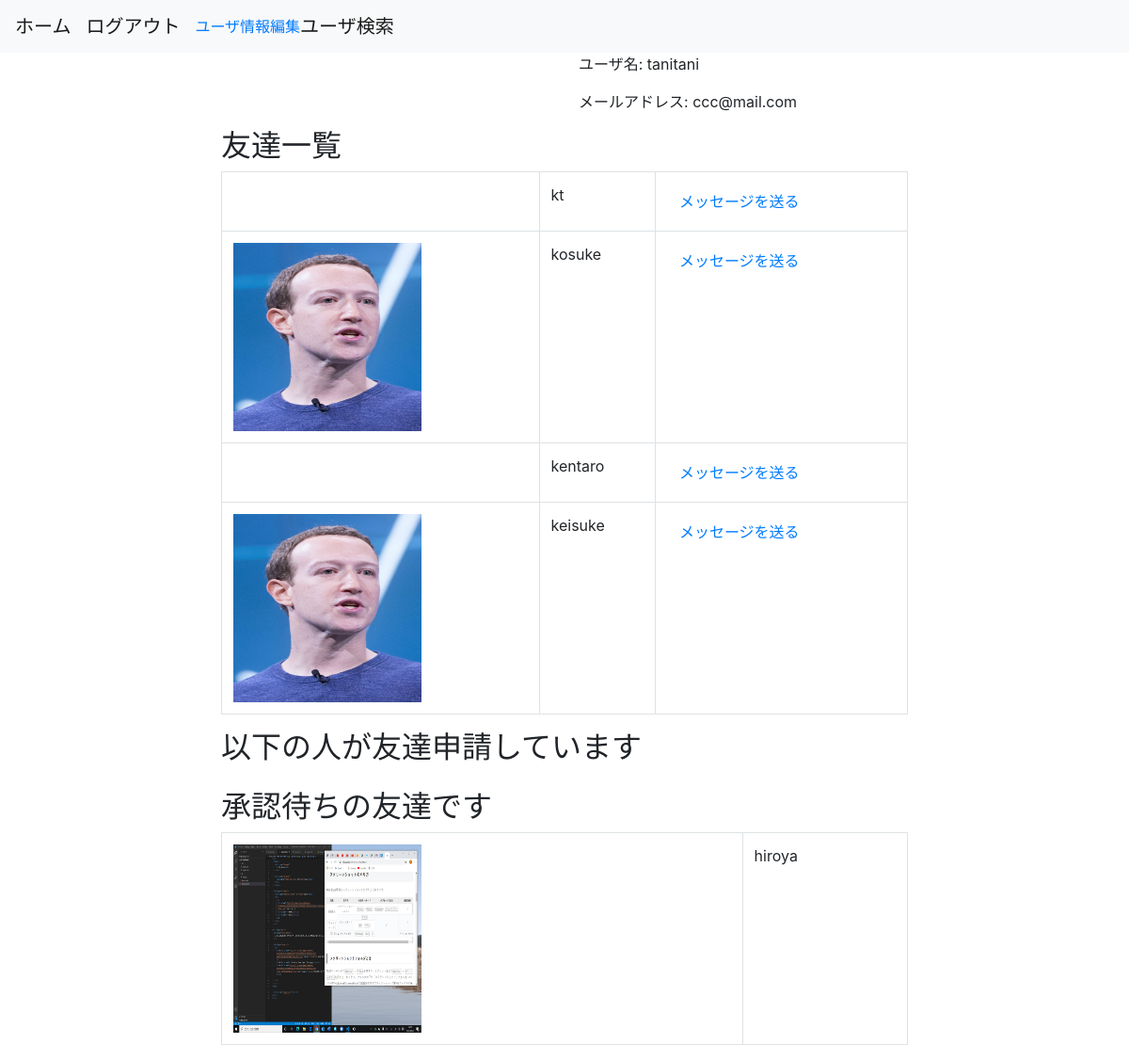
/ (signed in), run on the app's committed database.
### flaskr/models.py (models this page shows, shortened)
class User(UserMixin, db.Model):
    __tablename__ = 'users'
    id = db.Column(db.Integer, primary_key=True)
    username = db.Column(db.String(64), index=True)
    email = db.Column(db.String(64), unique=True, index=True)
    password = db.Column(
        db.String(128),
        default = generate_password_hash('flasksnsapp')
    )
    picture_path = db.Column(db.Text)
    is_active = db.Column(db.Boolean, unique=False, default=False)
    create_at = db.Column(db.DateTime, default=datetime.now)
    update_at = db.Column(db.DateTime, default=datetime.now)
    @classmethod
    def select_friends(cls):
        return cls.query.join(
            UserConnect,
            or_(
                and_(
                    UserConnect.to_user_id == cls.id,
                    UserConnect.from_user_id == current_user.get_id(),
                    UserConnect.status == 2
                ),
                and_(
                    UserConnect.from_user_id == cls.id,
                    UserConnect.to_user_id == current_user.get_id(),
                    UserConnect.status == 2
                )
            )
        ).with_entities(
            cls.id, cls.username, cls.picture_path
        ).all()
    @classmethod
    def select_requested_friends(cls):
        return cls.query.join(
            UserConnect,
            and_(
                UserConnect.from_user_id == cls.id,
                UserConnect.to_user_id == current_user.get_id(),
                UserConnect.status == 1
            )
        ).with_entities(
            cls.id, cls.username, cls.picture_path
        ).all()
    @classmethod
    def select_requesting_friends(cls):
        return cls.query.join(
            UserConnect,
            and_(
                UserConnect.from_user_id == current_user.get_id(),
                UserConnect.to_user_id == cls.id,
                UserConnect.status == 1
            )
        ).with_entities(
            cls.id, cls.username, cls.picture_path
        ).all()

### flaskr/views.py (the view)
@bp.route('/')
def home():
    friends = requested_friends = requesting_friends = None
    connect_form = ConnectForm()
    session['url'] = 'app.home'
    if current_user.is_authenticated:
        friends = User.select_friends()
        requested_friends = User.select_requested_friends()
        requesting_friends = User.select_requesting_friends()
    return render_template(
        'home.html',
        friends = friends,
        requested_friends = requested_friends,
        requesting_friends = requesting_friends,
        connect_form=connect_form
    )

### flaskr/models.py (called while the page is built)
@login_manager.user_loader
def load_user(user_id):
    return User.query.get(user_id)

### flaskr/templates/home.html (shortened to what this page needs)
{% extends 'base.html' %}
{% block content %}
<div class="row">
  {% if current_user.is_authenticated %}
  <div class="col-lg-2 offset-lg-2">
  </div>
  <div class="col-lg-4 offset-lg-2">
    <p>ユーザ名: {{ current_user.username }}</p>
    <p>メールアドレス: {{ current_user.email }}</p>
  </div>
  <div class="col-lg-8 offset-lg-2">
    <h2>友達一覧</h2>
    <table class="table table-bordered">
      {% for friend in friends %}
        <tr>
          {% if friend.picture_path %}
          <td><img class="user-image-big" src="{{ url_for('static', filename=friend.picture_path) }}"></td>
          {% else %}
          <td></td>
          {% endif %}
          <td>{{ friend.username }}</td>
          <td><a href="{{ url_for('app.message', id=friend.id) }}" class="btn btn-link">メッセージを送る</a></td>
        </tr>
      {% endfor %}
    </table>
  </div>
  <div class="col-lg-8 offset-lg-2">
    <h2>以下の人が友達申請しています</h2>
  </div>
  <div class="col-lg-8 offset-lg-2">
    <h2>承認待ちの友達です</h2>
    <table class="table table-bordered">
      {% for friend in requesting_friends %}
      <tr>
        {% if friend.picture_path %}
        <td><img class="user-image-big" src="{{ url_for('static', filename=friend.picture_path) }}"></td>
        {% else %}
        <td></td>
        {% endif %}
        <td>{{ friend.username }}</td>
      </tr>
      {% endfor %}
    </table>
  </div>
  {% else %}
    <p>ログインor登録してください</p>
  {% endif %}
</div>
{% endblock content %}

### flaskr/templates/base.html (shortened to what this page needs)
<!DOCTYPE html>
<html lang="ja">
<head>
  <link rel="stylesheet" href="https://stackpath.bootstrapcdn.com/bootstrap/4.5.0/css/bootstrap.min.css">
  <link rel="stylesheet" href="{{ url_for('static', filename='css/style.css') }}">
</head>
<body>
  <nav class="navbar navbar-expand-lg navbar-light bg-light">
    <a class="navbar-brand" href="{{ url_for('app.home') }}">ホーム</a>
    {% if current_user.is_authenticated %}
    <a href="{{ url_for('app.logout') }}" class="navbar-brand">ログアウト</a>
    <a href="{{ url_for('app.user') }}" class="navbar^brand">ユーザ情報編集</a>
    <a href="{{ url_for('app.user_search') }}" class="navbar-brand">ユーザ検索</a>
    {% else %}
    <a href="{{ url_for('app.login') }}" class="navbar-brand">ログイン</a>
    <a href="{{ url_for('app.register') }}" class="navbar-brand">登録</a>
    {% endif %}
  </nav>
  <div class="container">
    {% block content %}
    {% endblock content %}
  </div>
</body>
</html>

### flaskr/static/css/style.css (style rules this page uses)
.user-image-big { width: 200px; height: 200px; }

### data on the page
User: username "tanitani", email "ccc@mail.com"
User: username "kt"
User: picture_path (picture), username "kosuke"
User: username "kentaro"
User: picture_path (picture), username "keisuke"
User: picture_path (picture), username "hiroya"
